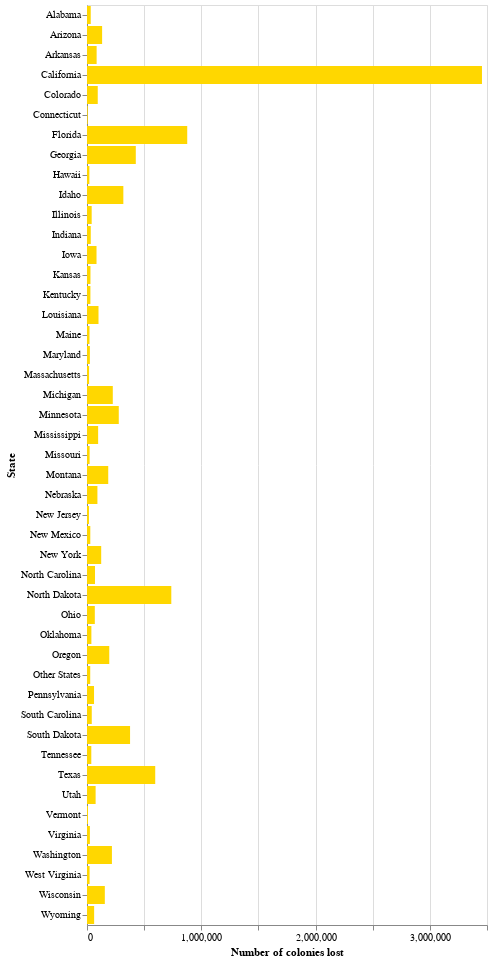

The cell this chart's notebook holds for it:
### Code cell
alt.Chart(state_bees).mark_bar(color='gold').encode(
    alt.Y('state:O', title='State'),
    alt.X('colony_lost:Q', title='Number of colonies lost')
)

# add sort='-x' to sort the chart

### Figure 1 — Vega-Lite specification as saved in the notebook (floating-point values rounded to 4 significant figures)
{"config": {"view": {"continuousWidth": 400, "continuousHeight": 300}}, "data": {"name": "data-23a98a16ce6a8c23f9e9d78be7f1b7da"}, "mark": {"type": "bar", "color": "gold"}, "encoding": {"x": {"field": "colony_lost", "title": "Number of colonies lost", "type": "quantitative"}, "y": {"field": "state", "title": "State", "type": "ordinal"}}, "$schema": "https://vega.github.io/schema/vega-lite/v4.17.0.json", "datasets": {"data-23a98a16ce6a8c23f9e9d78be7f1b7da": [{"state": "Alabama", "colony_lost": 32710.0}, {"state": "Arizona", "colony_lost": 132300.0}, {"state": "Arkansas", "colony_lost": 84300.0}, {"state": "California", "colony_lost": 3456000.0}, {"state": "Colorado", "colony_lost": 94080.0}, {"state": "Connecticut", "colony_lost": 6450.0}, {"state": "Florida", "colony_lost": 877000.0}, {"state": "Georgia", "colony_lost": 427000.0}, {"state": "Hawaii", "colony_lost": 20830.0}, {"state": "Idaho", "colony_lost": 318000.0}, {"state": "Illinois", "colony_lost": 40950.0}, {"state": "Indiana", "colony_lost": 33030.0}, {"state": "Iowa", "colony_lost": 83300.0}, {"state": "Kansas", "colony_lost": 30310.0}, {"state": "Kentucky", "colony_lost": 29820.0}, {"state": "Louisiana", "colony_lost": 100700.0}, {"state": "Maine", "colony_lost": 21930.0}, {"state": "Maryland", "colony_lost": 25110.0}, {"state": "Massachusetts", "colony_lost": 18280.0}, {"state": "Michigan", "colony_lost": 225700.0}, {"state": "Minnesota", "colony_lost": 278000.0}, {"state": "Mississippi", "colony_lost": 97400.0}, {"state": "Missouri", "colony_lost": 22910.0}, {"state": "Montana", "colony_lost": 185800.0}, {"state": "Nebraska", "colony_lost": 91160.0}, {"state": "New Jersey", "colony_lost": 17250.0}, {"state": "New Mexico", "colony_lost": 28790.0}, {"state": "New York", "colony_lost": 124200.0}, {"state": "North Carolina", "colony_lost": 69900.0}, {"state": "North Dakota", "colony_lost": 737600.0}, {"state": "Ohio", "colony_lost": 68420.0}, {"state": "Oklahoma", "colony_lost": 38360.0}, {"state": "Oregon", "colony_lost": 194800.0}, {"state": "Other States", "colony_lost": 28240.0}, {"state": "Pennsylvania", "colony_lost": 61550.0}, {"state": "South Carolina", "colony_lost": 41630.0}, {"state": "South Dakota", "colony_lost": 376800.0}, {"state": "Tennessee", "colony_lost": 37600.0}, {"state": "Texas", "colony_lost": 597000.0}, {"state": "Utah", "colony_lost": 75420.0}, {"state": "Vermont", "colony_lost": 8650.0}, {"state": "Virginia", "colony_lost": 25370.0}, {"state": "Washington", "colony_lost": 218100.0}, {"state": "West Virginia", "colony_lost": 22670.0}, {"state": "Wisconsin", "colony_lost": 156000.0}, {"state": "Wyoming", "colony_lost": 62450.0}]}}
